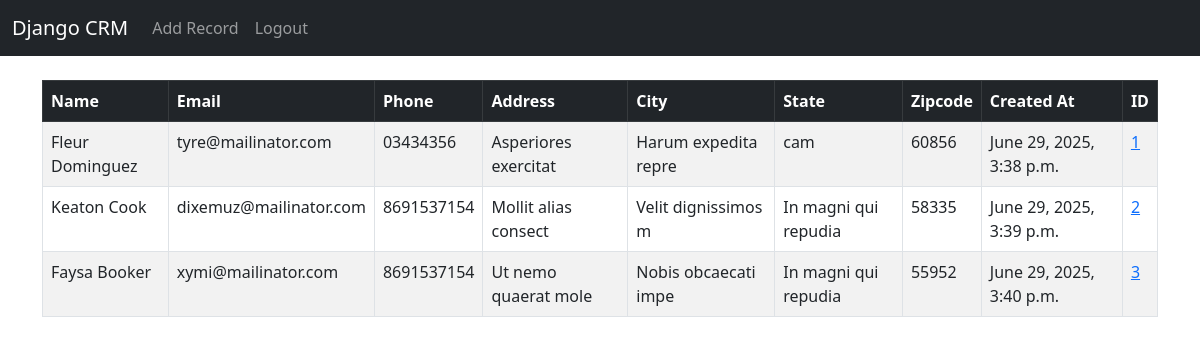
The app's page / (signed in) with its own data.
### website/models.py (models this page shows, shortened)
class Record(models.Model):
	created_at = models.DateTimeField(auto_now_add=True)
	first_name = models.CharField(max_length=50)
	last_name =  models.CharField(max_length=50)
	email =  models.CharField(max_length=100)
	phone = models.CharField(max_length=15)
	address =  models.CharField(max_length=100)
	city =  models.CharField(max_length=50)
	state =  models.CharField(max_length=50)
	zipcode =  models.CharField(max_length=20)

### website/views.py (the view)
# urls.py: path('', views.home, name='home'),
def home(request):
	records = Record.objects.all()
	if request.method == 'POST':
		username = request.POST['username']
		password = request.POST['password']
		user = authenticate(request, username=username, password=password)
		if user is not None:
			login(request, user)
			messages.success(request, "You Have Been Logged In!")
			return redirect('home')
		else:
			messages.success(request, "There Was An Error Logging In, Please Try Again...")
			return redirect('home')
	else:
		return render(request, 'home.html', {'records':records})

### website/templates/home.html (shortened to what this page needs)
{% extends 'base.html' %}
{% block content %}
{% if user.is_authenticated %}
<table class="table table-striped table-hover table-bordered">
  <thead class="table-dark">
    <tr>
      <th scope="col">Name</th>
      <th scope="col">Email</th>
      <th scope="col">Phone</th>
      <th scope="col">Address</th>
      <th scope="col">City</th>
      <th scope="col">State</th>
      <th scope="col">Zipcode</th>
      <th scope="col">Created At</th>
      <th scope="col">ID</th>
    </tr>
  </thead>
  <tbody>
{% if records %}
	{% for record in records %}
		<tr>
			<td>{{ record.first_name }} {{ record.last_name }}</td>
			<td>{{ record.email }}</td>
			<td>{{ record.phone }}</td>
			<td>{{ record.address }}</td>
			<td>{{ record.city }}</td>
			<td>{{ record.state }}</td>
			<td>{{ record.zipcode }}</td>
			<td>{{ record.created_at }}</td>
			<td><a href="{% url 'record' record.id %}">{{ record.id }}</a></td>
		</tr>
	{% endfor %}
{% endif %}
	  </tbody>
	</table>
{% endif %}
{% endblock %}

### website/templates/base.html (shortened to what this page needs)
<!doctype html>
<html lang="en">
  <head>
    <link href="https://cdn.jsdelivr.net/npm/bootstrap@5.3.0-alpha1/dist/css/bootstrap.min.css" rel="stylesheet">
  </head>
  <body>
    {% include 'navbar.html' %}
    <div class="container">
      <br/>
      {% block content %}
      {% endblock%}
    </div>
  </body>
</html>

### website/templates/navbar.html (shortened to what this page needs)
<nav class="navbar navbar-expand-lg navbar-dark bg-dark">
  <div class="container-fluid">
    <a class="navbar-brand" href="{% url 'home' %}">Django CRM</a>
    <div class="collapse navbar-collapse" id="navbarSupportedContent">
      <ul class="navbar-nav me-auto mb-2 mb-lg-0">
        {% if user.is_authenticated %}
        <li class="nav-item">
          <a class="nav-link" href="{% url 'add_record' %}">Add Record</a>
        </li>
        <li class="nav-item">
          <a class="nav-link" href="{% url 'logout' %}">Logout</a>
        </li>
        {% endif %}
      </ul>
    </div>
  </div>
</nav>

### records on screen
Record: first_name "Fleur", last_name "Dominguez", email "tyre@mailinator.com", phone "03434356", address "Asperiores exercitat", city "Harum expedita repre", state "cam", zipcode "60856", created_at "June 29, 2025, 3:38 p.m.", id "1"
Record: first_name "Keaton", last_name "Cook", email "dixemuz@mailinator.com", phone "8691537154", address "Mollit alias consect", city "Velit dignissimos m", state "In magni qui repudia", zipcode "58335", created_at "June 29, 2025, 3:39 p.m.", id "2"
Record: first_name "Faysa", last_name "Booker", email "xymi@mailinator.com", phone "8691537154", address "Ut nemo quaerat mole", city "Nobis obcaecati impe", state "In magni qui repudia", zipcode "55952", created_at "June 29, 2025, 3:40 p.m.", id "3"
